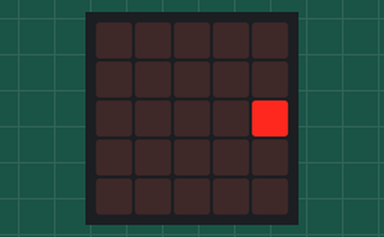
Recording of a program running on a simulated BBC micro:bit running MicroPython. Shown: the board's 5×5 LED display.

Above: at 0.1 s.
At 1.1 s:
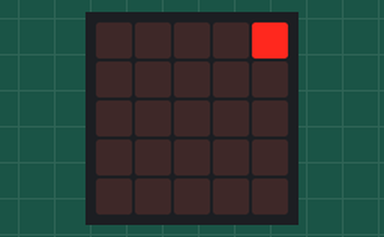
At 2.1 s:
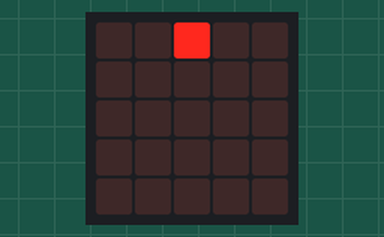
At 4.1 s:
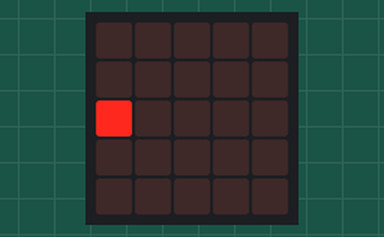
At 6.1 s:
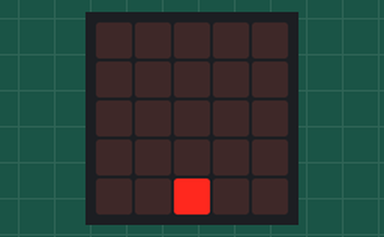
At 8.6 s:
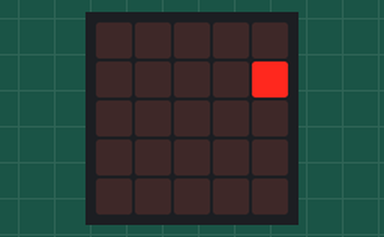

Measured:
- by itself, everything shown: repeats every 8.1 s, in 16 steps
- what the display in image 1 shows lasts 0.5 s, from 1.0 s to 1.5 s

The program:

6_around_the_world.py
```python
"""
Around the World

Write a function that turns on then off 1 pixel at a time, going around the edge

Inputs:
string: direction (left or right)
Tuple: start_position (and x, y pair)

Extra Challange:
* Validate the start position and make sure it is along the edge
"""

from microbit import *

RIGHT = "right"
LEFT = "left"
UP = "up"
DOWN = "down"


def clear_turn_on_led(x, y):
    display.clear()
    display.set_pixel(x, y, 9)
    if (1 <= x <= 3 and (y == 0 or y == 4)) or (1 <= y <= 3 and (x == 0 or x == 4)):
        sleep(500)
    else:
        sleep(250)


def clear_turn_on_horizontal(direction, x, y):
    r = None

    if direction == RIGHT:
        r = range(x, 5)
    elif direction == LEFT:
        r = range(x, -1, -1)

    for n in r:
        clear_turn_on_led(n, y)


def clear_turn_on_vertical(direction, x, y):
    r = None

    if direction == DOWN:
        r = range(y, 5)
    elif direction == UP:
        r = range(y, -1, -1)

    for n in r:
        clear_turn_on_led(x, n)


def around_the_world(direction, start_position):
    x = start_position[0]
    y = start_position[1]

    directions = None
    coordinates = None
    if direction == RIGHT:
        coordinates = {UP:(0, 4), RIGHT:(0, 0), DOWN:(4, 0), LEFT:(4, 4)}
        if x == 0 and 0 < y <= 4:
            directions = [UP, RIGHT, DOWN, LEFT]
        elif x == 4 and 0 <= y < 4:
            directions = [DOWN, LEFT, UP, RIGHT]
        elif y == 0 and 0 <= x < 4:
            directions = [RIGHT, DOWN, LEFT, UP]
        elif y == 4 and 0 < x <= 4:
            directions = [LEFT, UP, RIGHT, DOWN]
        else:
            raise ValueError("Bad Coordinates")
    else:
        coordinates = {UP:(4, 4), RIGHT:(0, 4), DOWN:(0, 0), LEFT:(4, 0)}
        if x == 0 and 0 <= y <= 4:
            directions = [DOWN, RIGHT, UP, LEFT]
        elif x == 4 and 0 < y <= 4:
            directions = [UP, LEFT, DOWN, RIGHT]
        elif y == 0 and 0 < x <= 4:
            directions = [LEFT, DOWN, RIGHT, UP]
        elif y == 4 and 0 < x <= 4:
            directions = [RIGHT, UP, LEFT, DOWN]
        else:
            raise ValueError("Bad Coordinates")

    counter = 0
    while True:
        for sDirection in directions:
            coor = coordinates[sDirection]

            if counter == 0:
                coor = (x, y)
                counter += 1

            if sDirection == RIGHT or sDirection == LEFT:
                clear_turn_on_horizontal(sDirection, coor[0], coor[1])
            elif sDirection == UP or sDirection == DOWN:
                clear_turn_on_vertical(sDirection, coor[0], coor[1])


around_the_world(LEFT, (4, 2))
```
